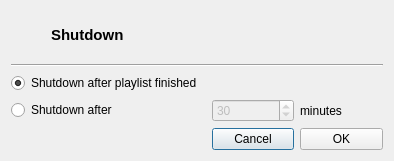
<?xml version="1.0" encoding="UTF-8"?>
<ui version="4.0">
 <class>GUI_Shutdown</class>
 <widget class="QDialog" name="GUI_Shutdown">
  <property name="geometry">
   <rect>
    <x>0</x>
    <y>0</y>
    <width>394</width>
    <height>161</height>
   </rect>
  </property>
  <property name="windowTitle">
   <string>Shutdown</string>
  </property>
  <layout class="QGridLayout" name="gridLayout">
   <item row="3" column="0" colspan="4">
    <widget class="QRadioButton" name="rb_after_finished">
     <property name="text">
      <string>Shutdown after playlist finished</string>
     </property>
     <property name="checked">
      <bool>true</bool>
     </property>
    </widget>
   </item>
   <item row="5" column="2">
    <widget class="QPushButton" name="btn_cancel">
     <property name="text">
      <string>Cancel</string>
     </property>
    </widget>
   </item>
   <item row="5" column="3">
    <widget class="QPushButton" name="btn_ok">
     <property name="text">
      <string>OK</string>
     </property>
    </widget>
   </item>
   <item row="4" column="2">
    <widget class="QSpinBox" name="sb_minutes">
     <property name="enabled">
      <bool>false</bool>
     </property>
     <property name="value">
      <number>30</number>
     </property>
    </widget>
   </item>
   <item row="4" column="0">
    <widget class="QRadioButton" name="rb_after_minutes">
     <property name="text">
      <string>Shutdown after</string>
     </property>
    </widget>
   </item>
   <item row="4" column="3">
    <widget class="QLabel" name="label_2">
     <property name="text">
      <string>minutes</string>
     </property>
    </widget>
   </item>
   <item row="2" column="0" colspan="4">
    <widget class="Line" name="line">
     <property name="orientation">
      <enum>Qt::Horizontal</enum>
     </property>
    </widget>
   </item>
   <item row="1" column="0" colspan="4">
    <layout class="QHBoxLayout" name="horizontalLayout">
     <property name="spacing">
      <number>10</number>
     </property>
     <item>
      <widget class="QLabel" name="label_3">
       <property name="maximumSize">
        <size>
         <width>30</width>
         <height>30</height>
        </size>
       </property>
       <property name="text">
        <string/>
       </property>
       <property name="pixmap">
        <pixmap resource="../Resources/Icons.qrc">:/Icons/power_on.svg.png</pixmap>
       </property>
       <property name="scaledContents">
        <bool>true</bool>
       </property>
      </widget>
     </item>
     <item>
      <widget class="QLabel" name="lab_title">
       <property name="font">
        <font>
         <pointsize>11</pointsize>
         <weight>75</weight>
         <bold>true</bold>
        </font>
       </property>
       <property name="text">
        <string>Shutdown</string>
       </property>
      </widget>
     </item>
    </layout>
   </item>
  </layout>
 </widget>
 <resources>
  <include location="../Resources/Icons.qrc"/>
 </resources>
 <connections/>
</ui>
